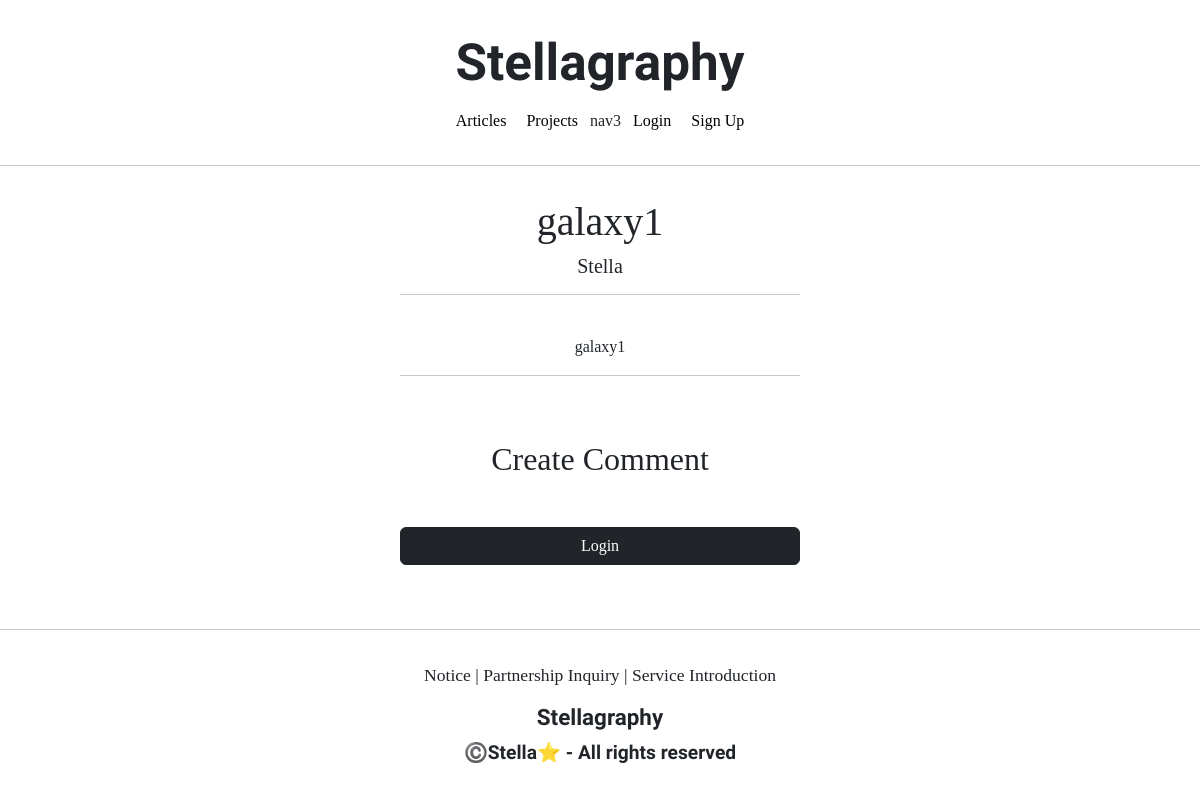
/articles/detail/12, run on the app's committed database.
### articleapp/models.py (models this page shows)
class Article(models.Model):
    writer = models.ForeignKey(User, on_delete=models.SET_NULL, related_name='article', null=True)
    title = models.CharField(max_length=200, null=True)
    image = models.ImageField(upload_to='article/', null=False)
    content = models.TextField(null=True)
    created_at = models.DateField(auto_now_add=True, null=True)

### profileapp/models.py (models this page shows)
class Profile(models.Model):
    user = models.OneToOneField(User, on_delete=models.CASCADE, related_name='profile')
    image = models.ImageField(upload_to='profile/', null=True)
    nickname = models.CharField(max_length=20, unique=True, null=True)
    message = models.CharField(max_length=100, null=True)

### articleapp/views.py (the view)
# urls.py: path('detail/<int:pk>', ArticleDetailView.as_view(), name='detail'),
class ArticleDetailView(DetailView, FormMixin):
    model = Article
    form_class = CommentCreationForm
    context_object_name = 'target_article'
    template_name = 'articleapp/detail.html'

### articleapp/templates/articleapp/detail.html (shortened to what this page needs)
{% extends 'base.html' %}
{% block content %}
    <div>
        <div style="text-align: center; max-width: 400px; margin: 2rem auto; ">
            <h1>
                {{target_article.title}}
            </h1>
            <h5>
                {{target_article.writer.profile.nickname}}
            </h5>
            <hr>
            <p>
                {{ target_article.content }}
            </p>
            <hr>
            {% include 'commentapp/create.html' with article=target_article %}
        </div>
    </div>
{% endblock %}

### data on the page
Article: title "galaxy1", writer.profile.nickname "Stella", content "galaxy1"
